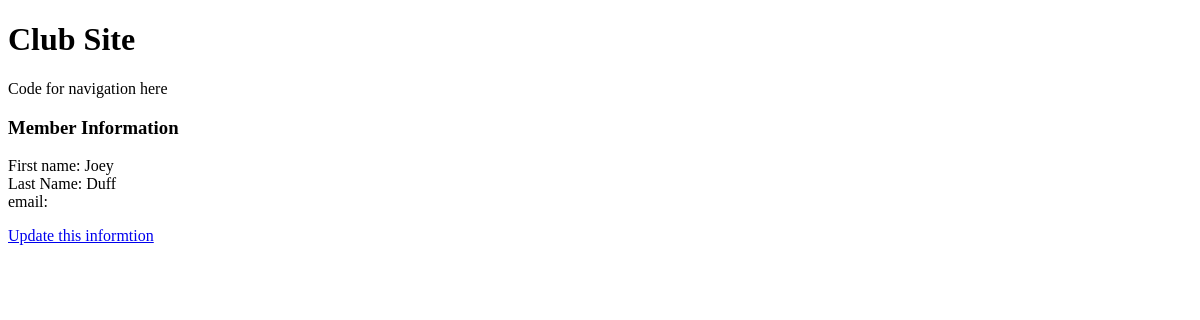
Page /clubmanager/member/id/1 on the earlier database version.
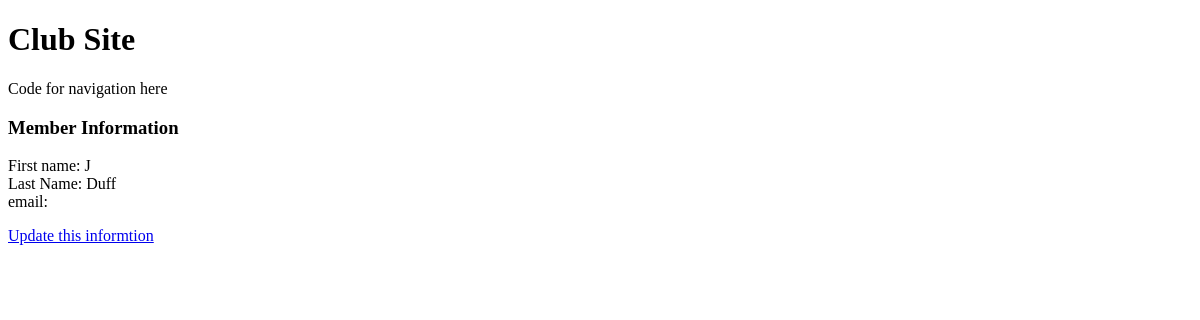
Same page on the later database version.
### clubmanager/models.py (models this page shows)
class Member(models.Model):
    first_name = models.CharField(max_length=50)
    last_name = models.CharField(max_length=50)
    date_of_birth = models.DateField(null=True,blank=True)# we allow this field to be null

### clubmanager/views.py (the view)
# urls.py: path('member/id/<int:member_id>', views.member, name="member_profile"),
def member(request,member_id):
    member = Member.objects.get(id=member_id)
    response = render(request,'clubmanager/member_detail.html',{
        'member':member
        })
    return response

### clubmanager/templates/clubmanager/member_detail.html
{% extends "base.html" %}
{% block content %}
<h3>Member Information</h3>
        <div id="member detail">
        <div id="member first_name"> First name: {{ member.first_name}}</div>
        <div id="member last_name"> Last Name: {{member.last_name}}</div>
        <div id="member email">email: {{member.email}}</div>
</div>
<p><a href = "{% url 'member_update' member_id=member.id %}">Update this informtion</a>
{% endblock %}

Differences in the rows shown:
changed Member "Duff": first_name "Joey" → "J"
